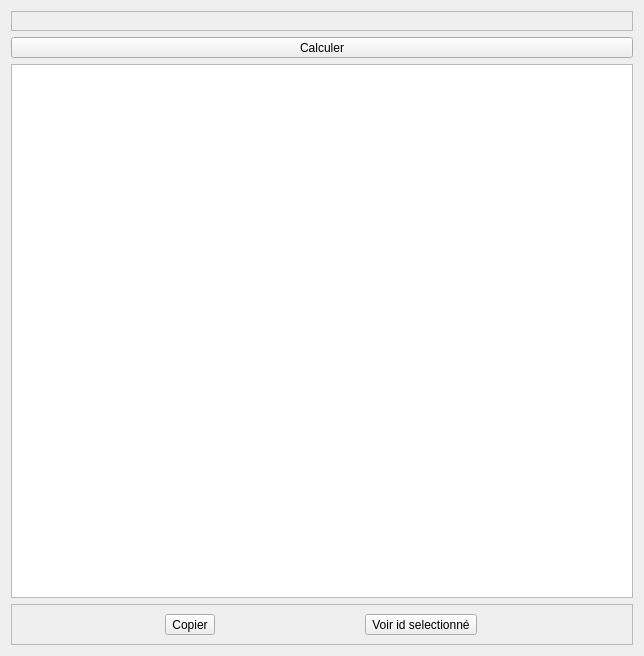
<?xml version="1.0" encoding="UTF-8"?>
<ui version="4.0">
 <class>Form</class>
 <widget class="QWidget" name="Form">
  <property name="geometry">
   <rect>
    <x>0</x>
    <y>0</y>
    <width>644</width>
    <height>656</height>
   </rect>
  </property>
  <property name="windowTitle">
   <string>Form</string>
  </property>
  <layout class="QVBoxLayout" name="verticalLayout">
   <item>
    <widget class="QFrame" name="frame_filemanager">
     <property name="frameShape">
      <enum>QFrame::StyledPanel</enum>
     </property>
     <property name="frameShadow">
      <enum>QFrame::Raised</enum>
     </property>
     <layout class="QVBoxLayout" name="verticalLayout_2"/>
    </widget>
   </item>
   <item>
    <widget class="QToolButton" name="toolButton_calcul">
     <property name="sizePolicy">
      <sizepolicy hsizetype="Expanding" vsizetype="Fixed">
       <horstretch>0</horstretch>
       <verstretch>0</verstretch>
      </sizepolicy>
     </property>
     <property name="text">
      <string>Calculer</string>
     </property>
    </widget>
   </item>
   <item>
    <widget class="QTableWidget" name="tableWidget">
     <attribute name="horizontalHeaderCascadingSectionResizes">
      <bool>true</bool>
     </attribute>
     <attribute name="horizontalHeaderStretchLastSection">
      <bool>true</bool>
     </attribute>
     <attribute name="verticalHeaderCascadingSectionResizes">
      <bool>true</bool>
     </attribute>
    </widget>
   </item>
   <item>
    <widget class="QFrame" name="frame">
     <property name="frameShape">
      <enum>QFrame::StyledPanel</enum>
     </property>
     <property name="frameShadow">
      <enum>QFrame::Raised</enum>
     </property>
     <layout class="QGridLayout" name="gridLayout">
      <item row="0" column="0">
       <widget class="QToolButton" name="toolButton_copier">
        <property name="text">
         <string>Copier</string>
        </property>
       </widget>
      </item>
      <item row="0" column="1">
       <widget class="QToolButton" name="toolButton_selected">
        <property name="text">
         <string>Voir id selectionné</string>
        </property>
       </widget>
      </item>
     </layout>
    </widget>
   </item>
  </layout>
 </widget>
 <resources/>
 <connections/>
</ui>
